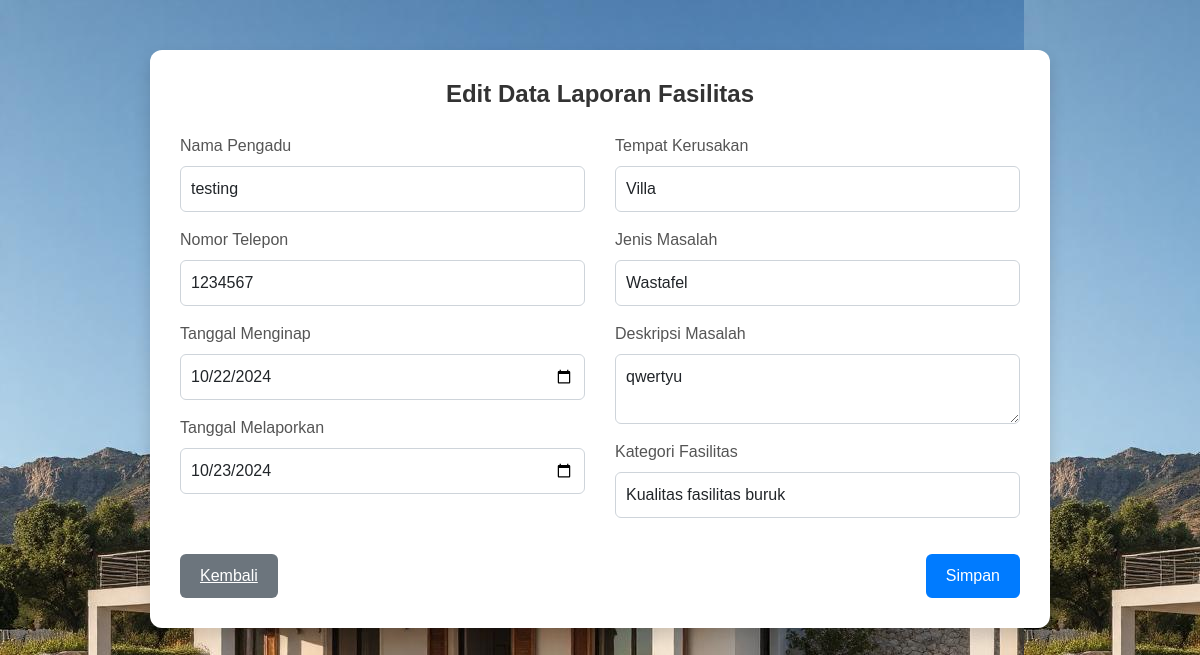
/proses_fasilitas/edit.php?id=12, run on the app's committed database.
### tables this page shows
CREATE TABLE `fasilitas` (
  `nama_pengadu` varchar(255) NOT NULL,
  `no_telepon_pengadu` varchar(15) NOT NULL,
  `tanggal_menginap` date NOT NULL,
  `tanggal_melaporkan` date NOT NULL,
  `tempat_kerusakan` text NOT NULL,
  `jenis_masalah` enum('Wifi','Air Conditioner','Water Heater','Wastafel','Bed','Lainnya') NOT NULL,
  `deskripsi_masalah_fasilitas` text NOT NULL,
  `pilih_kategori_fasilitas` enum('Fasilitas yang dijanjikan tidak tersedia','Fasilitas tidak berfungsi','Kualitas fasilitas buruk','Lainnya') NOT NULL,
  `bukti_gambar` varchar(255) DEFAULT NULL,
  `id_pengaduan` int(11) NOT NULL,
  `status` enum('Diterima','Ditolak','Diproses') DEFAULT 'Diproses'
);

### proses_fasilitas/edit.php (the view, shortened to what this page needs)
<?php
$servername = "localhost";
$username = "root";
$password = "";
$dbname = "filya_suite";
$conn = new mysqli($servername, $username, $password, $dbname);
$id = isset($_GET['id']) ? (int)$_GET['id'] : 0;
$stmt = $conn->prepare("SELECT * FROM fasilitas WHERE id_pengaduan = ?");
$stmt->bind_param("i", $id);
$stmt->execute();
$result = $stmt->get_result();
$fasilitas = $result->fetch_assoc();
?>
<!DOCTYPE html>
<html lang="en">
<head>
    <link href="https://cdn.jsdelivr.net/npm/bootstrap@5.3.0-alpha1/dist/css/bootstrap.min.css" rel="stylesheet">
</head>
<body>
    <div class="container">
        <h2>Edit Data Laporan Fasilitas</h2>
        <form method="post">
            <div class="row">
                <div class="col-md-6 col-lg-6">
                    <div class="mb-3">
                        <label for="nama_pengadu" class="form-label">Nama Pengadu</label>
                        <input type="text" class="form-control" name="nama_pengadu" value="<?php echo htmlspecialchars($fasilitas['nama_pengadu']); ?>" required>
                    </div>
                    <div class="mb-3">
                        <label for="no_telepon_pengadu" class="form-label">Nomor Telepon</label>
                        <input type="text" class="form-control" name="no_telepon_pengadu" value="<?php echo htmlspecialchars($fasilitas['no_telepon_pengadu']); ?>" required>
                    </div>
                    <div class="mb-3">
                        <label for="tanggal_menginap" class="form-label">Tanggal Menginap</label>
                        <input type="date" class="form-control" name="tanggal_menginap" value="<?php echo htmlspecialchars($fasilitas['tanggal_menginap']); ?>" required>
                    </div>
                    <div class="mb-3">
                        <label for="tanggal_melaporkan" class="form-label">Tanggal Melaporkan</label>
                        <input type="date" class="form-control" name="tanggal_melaporkan" value="<?php echo htmlspecialchars($fasilitas['tanggal_melaporkan']); ?>" required>
                    </div>
                </div>
                <div class="col-md-6 col-lg-6">
                    <div class="mb-3">
                        <label for="tempat_kerusakan" class="form-label">Tempat Kerusakan</label>
                        <input type="text" class="form-control" name="tempat_kerusakan" value="<?php echo htmlspecialchars($fasilitas['tempat_kerusakan']); ?>" required>
                    </div>
                    <div class="mb-3">
                        <label for="jenis_masalah" class="form-label">Jenis Masalah</label>
                        <input type="text" class="form-control" name="jenis_masalah" value="<?php echo htmlspecialchars($fasilitas['jenis_masalah']); ?>" required>
                    </div>
                    <div class="mb-3">
                        <label for="deskripsi_masalah_fasilitas" class="form-label">Deskripsi Masalah</label>
                        <textarea class="form-control" name="deskripsi_masalah_fasilitas" required><?php echo htmlspecialchars($fasilitas['deskripsi_masalah_fasilitas']); ?></textarea>
                    </div>
                    <div class="mb-3">
                        <label for="pilih_kategori_fasilitas" class="form-label">Kategori Fasilitas</label>
                        <input type="text" class="form-control" name="pilih_kategori_fasilitas" value="<?php echo htmlspecialchars($fasilitas['pilih_kategori_fasilitas']); ?>" required>
                    </div>
                </div>
            </div>
            <div class="d-flex">
                <a href="../DashbordFasilitas.php" class="btn-secondary">Kembali</a>
                <button type="submit">Simpan</button>
            </div>
        </form>
    </div>
</body>
</html>

### proses_fasilitas/edit.php (style rules this page uses)
body { background-color: #f3f4f6; background-image: url('../blubrown.jpg'); font-family: Arial, sans-serif; }
.container { max-width: 900px; background-color: #ffffff; padding: 30px; margin: 50px auto; border-radius: 12px; box-shadow: 0 8px 16px rgba(0, 0, 0, 0.15); }
h2 { text-align: center; color: #333; font-size: 24px; font-weight: bold; margin-bottom: 25px; }
label { color: #555; font-weight: 500; }
.form-control { border: 1px solid #ced4da; border-radius: 6px; margin-bottom: 15px; padding: 10px; font-size: 16px; transition: all 0.3s ease; }
button { background-color: #007bff; color: white; border: none; font-size: 16px; padding: 10px 20px; border-radius: 6px; cursor: pointer; transition: background-color 0.3s ease; }
.btn-secondary { background-color: #6c757d; border: none; font-size: 16px; padding: 10px 20px; border-radius: 6px; color: white; transition: background-color 0.3s ease; }
.d-flex { display: flex; justify-content: space-between; gap: 10px; margin-top: 20px; }
.row { margin-left: -15px; margin-right: -15px; }
.col-md-6, .col-lg-6 { padding-left: 15px; padding-right: 15px; }

### data on the page
fasilitas: nama_pengadu "testing", no_telepon_pengadu "1234567", tanggal_menginap "10/22/2024", tanggal_melaporkan "10/23/2024", tempat_kerusakan "Villa", jenis_masalah "Wastafel", deskripsi_masalah_fasilitas "qwertyu", pilih_kategori_fasilitas "Kualitas fasilitas buruk"
